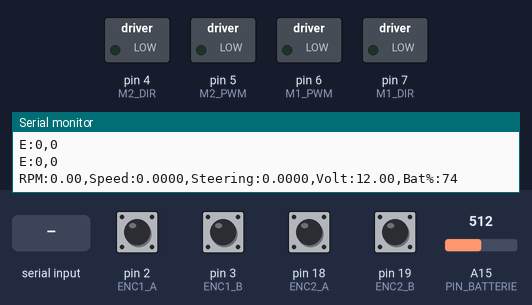
A sketch run on a simulated Arduino Mega 2560, built with avr-gcc and run on an emulated ATmega2560. On the bench: switched loads named in the sketch (green lamp = pin HIGH), the last lines printed to the serial monitor. The test bench sets the inputs (shaded band); at power-on: pin 2 (ENC1_A), pin 3 (ENC1_B), pin 18 (ENC2_A), pin 19 (ENC2_B) HIGH, A15 (PIN_BATTERIE) = 512.

Above: at 1.2 s.
1.3 s: "M:1\n" received over Serial
At 1.46 s:
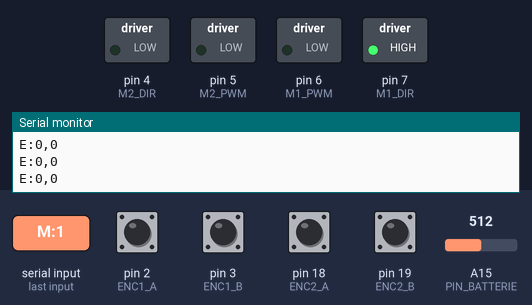
At 2.9 s:
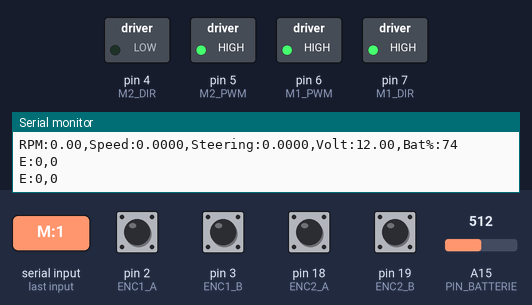
3.2 s: "S90\n" received over Serial
At 4.7 s:
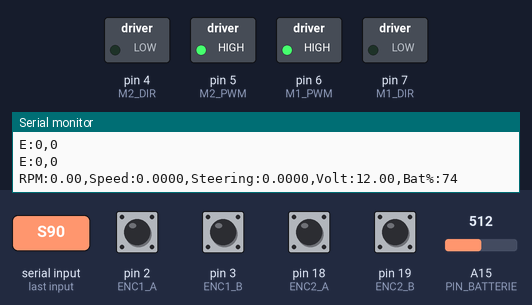
Timing chart, 0 to 6.2 s (numbered marks = the images above; inputs shaded):
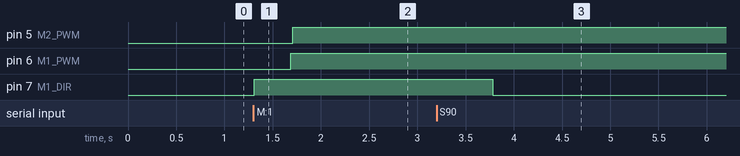

Measured:
- after the input at 1.3 s, pin 5 (M2_PWM): LOW → HIGH after 0.41 s; pin 6 (M1_PWM): LOW → HIGH after 0.39 s; pin 7 (M1_DIR): LOW → HIGH at once
- after the input at 3.2 s, pin 7 (M1_DIR): HIGH → LOW after 0.58 s

The sketch:

motor_controller.ino
```cpp
/*
 * =============================================================================
 * Motor Controller for Real Robot Navigation (Nav2 Compatible)
 * =============================================================================
 *
 * Based on the original mapping controller with these additions:
 *   - Cumulative encoder tick output for ROS2 odometry ("E:<left>,<right>\n")
 *   - Unchanged: PID, battery safety, ramping, kinematics
 *
 * SERIAL PROTOCOL:
 *   Input commands (from ROS2 cmd_vel_to_arduino):
 *     "M<V>:<W>\n"    — Set linear velocity V (m/s) and angular velocity W (rad/s)
 *     "S<V>\n"         — Set linear velocity only (W=0)
 *     "T<W>\n"         — Set angular velocity only (V=0)
 *
 *   Output (to ROS2):
 *     "E:<left_cum_ticks>,<right_cum_ticks>\n"  — Cumulative encoder ticks (every 2 cycles)
 *     "RPM:...,Speed:...,Steering:...,Volt:...,Bat%:...\n" — Debug info (every 10 cycles)
 *
 * =============================================================================
 */

#include <SimpleTimer.h>
SimpleTimer timer;

// --- MOTEURS ---
const int M1_DIR = 7; const int M1_PWM = 6;
const int M2_DIR = 4; const int M2_PWM = 5;

// --- ENCODEURS ---
#define ENC1_A 2
#define ENC1_B 3
#define ENC2_A 18
#define ENC2_B 19

// --- BATTERIE GRAPHENE 3S (CONFIGURÉE) ---
const int PIN_BATTERIE = A15;
const float VOLT_MAX = 12.6;        // 100% (4.2V/cell)
const float VOLT_MIN = 10.2;        // 0% (3.5V/cell)
const float VOLT_STOP = 10;         // Seuil de coupure d'urgence
const float RATIO_CAPTEUR = 4.8;    // Ratio calibré
bool batterie_critique = false;      // Flag de sécurité

// --- GEOMETRIE ROBOT ---
const double RAYON_ROUE = 0.10;
const double ENTRAXE = 0.488;

// --- PARAMETRES PHYSIQUES ---
const int rapport_reducteur = 131;
const int resolution = 64;
const int fe = 128;
const double dt = 1.0 / fe;

// --- PID + FEEDFORWARD ---
double Kp = 6.0; double Ki = 35.0; double Kd = 0.05; double Kf = 2.5;

// --- CIBLES CINEMATIQUES ---
double target_V = 0; double target_W = 0;
double current_V = 0; double current_W = 0;

double accel_V_step = (0.2 / fe);
double decel_V_step = (0.6 / fe);
double accel_W_step = (1.5 / fe);

// Filtre
const double alpha = 0.5;
double rpm1_filtered = 0; double rpm2_filtered = 0;

// Variables PID
double errorSum1 = 0, lastError1 = 0;
double errorSum2 = 0, lastError2 = 0;
volatile long tick1 = 0; volatile long tick2 = 0;
int plotCounter = 0;

// =============================================================================
// AJOUT POUR NAV2: Compteurs d'encodeur CUMULATIFS (jamais remis à zéro)
// Ces valeurs sont envoyées à ROS2 pour le calcul d'odométrie
// =============================================================================
volatile long cum_tick1 = 0;   // Ticks cumulatifs roue gauche
volatile long cum_tick2 = 0;   // Ticks cumulatifs roue droite
int encoderPubCounter = 0;     // Compteur pour fréquence de publication

// --- INTERRUPTIONS (modifiées pour accumuler les ticks cumulatifs) ---
void ISR_Enc1A() {
  if (digitalRead(ENC1_A) == digitalRead(ENC1_B)) { tick1--; cum_tick1--; }
  else { tick1++; cum_tick1++; }
}
void ISR_Enc1B() {
  if (digitalRead(ENC1_A) == digitalRead(ENC1_B)) { tick1++; cum_tick1++; }
  else { tick1--; cum_tick1--; }
}
void ISR_Enc2A() {
  if (digitalRead(ENC2_A) == digitalRead(ENC2_B)) { tick2--; cum_tick2--; }
  else { tick2++; cum_tick2++; }
}
void ISR_Enc2B() {
  if (digitalRead(ENC2_A) == digitalRead(ENC2_B)) { tick2++; cum_tick2++; }
  else { tick2--; cum_tick2--; }
}

void setMotorPWM(int pwm, int pinPWM, int pinDIR) {
  pwm = constrain(pwm, -255, 255);
  if (abs(pwm) < 5) pwm = 0;
  if (pwm >= 0) { digitalWrite(pinDIR, LOW); analogWrite(pinPWM, abs(pwm)); }
  else          { digitalWrite(pinDIR, HIGH); analogWrite(pinPWM, abs(pwm)); }
}

// --- FONCTIONS BATTERIE ---
float lireVoltage() {
  int raw = analogRead(PIN_BATTERIE);
  float v = (raw * 5.0 / 1024.0) * RATIO_CAPTEUR;

  if (v < VOLT_STOP && v > 5.0) {
    batterie_critique = true;
  } else if (v > VOLT_MIN + 0.5) {
    batterie_critique = false;
  }
  return v;
}

int calculerPourcentage(float v) {
  float p = (v - VOLT_MIN) / (VOLT_MAX - VOLT_MIN) * 100.0;
  return constrain((int)p, 0, 100);
}

void boucle_controle() {
  // 1. Lecture Tension et Sécurité
  float vBatCurrent = lireVoltage();
  if (batterie_critique) {
    target_V = 0; target_W = 0;
    current_V = 0; current_W = 0;
    setMotorPWM(0, M1_PWM, M1_DIR);
    setMotorPWM(0, M2_PWM, M2_DIR);
    if (plotCounter % 10 == 0) Serial.println("!!! ALERTE BATTERIE FAIBLE : ARRET !!!");
    return;
  }

  long t1, t2;
  noInterrupts(); t1 = tick1; tick1 = 0; t2 = tick2; tick2 = 0; interrupts();

  // 2. Calcul RPM
  double rpm1_raw = ((double)t1 / dt) * 60.0 / ((double)resolution * (double)rapport_reducteur);
  double rpm2_raw = ((double)t2 / dt) * 60.0 / ((double)resolution * (double)rapport_reducteur);
  rpm1_filtered = (alpha * rpm1_raw) + ((1.0 - alpha) * rpm1_filtered);
  rpm2_filtered = (alpha * rpm2_raw) + ((1.0 - alpha) * rpm2_filtered);

  // 3. RAMPES
  if (abs(target_V) > abs(current_V)) {
      if (current_V < target_V) current_V += accel_V_step;
      else current_V -= accel_V_step;
  } else {
      if (current_V < target_V) current_V += decel_V_step;
      else current_V -= decel_V_step;
  }
  if (abs(current_V - target_V) < decel_V_step) current_V = target_V;

  if (current_W < target_W) current_W += accel_W_step;
  else if (current_W > target_W) current_W -= accel_W_step;
  if (abs(current_W - target_W) < accel_W_step) current_W = target_W;

  // 4. CINEMATIQUE INVERSE
  double v_roue_gauche = current_V - (current_W * ENTRAXE / 2.0);
  double v_roue_droite = current_V + (current_W * ENTRAXE / 2.0);
  double setpointRPM1 = (v_roue_gauche * 60.0) / (2.0 * PI * RAYON_ROUE);
  double setpointRPM2 = (v_roue_droite * 60.0) / (2.0 * PI * RAYON_ROUE);

  // 5. PID MOTEURS
  double output1 = 0;
  if (target_V == 0 && target_W == 0 && abs(rpm1_filtered) < 1.0) {
     errorSum1 = 0; output1 = 0;
  } else {
     double error1 = setpointRPM1 - rpm1_filtered;
     errorSum1 += error1 * dt;
     errorSum1 = constrain(errorSum1, -4.0, 4.0);
     output1 = (Kp * error1) + (Ki * errorSum1) + (Kd * (error1 - lastError1)/dt) + (Kf * setpointRPM1);
     lastError1 = error1;
  }

  double output2 = 0;
  if (target_V == 0 && target_W == 0 && abs(rpm2_filtered) < 1.0) {
     errorSum2 = 0; output2 = 0;
  } else {
     double error2 = setpointRPM2 - rpm2_filtered;
     errorSum2 += error2 * dt;
     errorSum2 = constrain(errorSum2, -4.0, 4.0);
     output2 = (Kp * error2) + (Ki * errorSum2) + (Kd * (error2 - lastError2)/dt) + (Kf * setpointRPM2);
     lastError2 = error2;
  }

  setMotorPWM((int)output1, M1_PWM, M1_DIR);
  setMotorPWM((int)output2, M2_PWM, M2_DIR);

  // =========================================================================
  // 6. PUBLICATION ENCODEURS POUR ROS2 (tous les 2 cycles = 64Hz)
  // =========================================================================
  encoderPubCounter++;
  if (encoderPubCounter >= 2) {
    encoderPubCounter = 0;
    long ct1, ct2;
    noInterrupts(); ct1 = cum_tick1; ct2 = cum_tick2; interrupts();
    Serial.print("E:");
    Serial.print(ct1);
    Serial.print(",");
    Serial.println(ct2);
  }

  // 7. AFFICHAGE DEBUG (toutes les 10 cycles — inchangé)
  plotCounter++;
  if (plotCounter >= 10) {
    plotCounter = 0;
    int pBat = calculerPourcentage(vBatCurrent);
    double avgRPM = (rpm1_filtered + rpm2_filtered) / 2.0;
    double measured_V = (avgRPM * 2.0 * PI * RAYON_ROUE) / 60.0;
    double v_g_mesure = (rpm1_filtered * 2.0 * PI * RAYON_ROUE) / 60.0;
    double v_d_mesure = (rpm2_filtered * 2.0 * PI * RAYON_ROUE) / 60.0;
    double steering_rad_s = (v_d_mesure - v_g_mesure) / ENTRAXE;

    Serial.print("RPM:"); Serial.print(avgRPM);
    Serial.print(",Speed:"); Serial.print(measured_V, 4);
    Serial.print(",Steering:"); Serial.print(steering_rad_s, 4);
    Serial.print(",Volt:"); Serial.print(vBatCurrent, 2);
    Serial.print(",Bat%:"); Serial.println(pBat);
  }
}

void parseCommand(String line) {
  line.toUpperCase();
  if (line.startsWith("S")) { target_V = line.substring(1).toFloat(); target_W = 0; }
  if (line.startsWith("T")) { target_W = line.substring(1).toFloat(); target_V = 0; }
  if (line.startsWith("M")) {
      int separator = line.indexOf(':');
      if (separator != -1) {
        target_V = line.substring(1, separator).toFloat();
        target_W = line.substring(separator+1).toFloat();
      }
  }
}

void readCommands() {
  if (Serial.available()) {
    String line = Serial.readStringUntil('\n');
    line.trim(); if(line.length()>0) parseCommand(line);
  }
}

void setup() {
  Serial.begin(57600);
  pinMode(M1_PWM, OUTPUT); pinMode(M1_DIR, OUTPUT);
  pinMode(M2_PWM, OUTPUT); pinMode(M2_DIR, OUTPUT);
  pinMode(PIN_BATTERIE, INPUT);
  pinMode(ENC1_A, INPUT_PULLUP); pinMode(ENC1_B, INPUT_PULLUP);
  pinMode(ENC2_A, INPUT_PULLUP); pinMode(ENC2_B, INPUT_PULLUP);
  attachInterrupt(digitalPinToInterrupt(ENC1_A), ISR_Enc1A, CHANGE);
  attachInterrupt(digitalPinToInterrupt(ENC1_B), ISR_Enc1B, CHANGE);
  attachInterrupt(digitalPinToInterrupt(ENC2_A), ISR_Enc2A, CHANGE);
  attachInterrupt(digitalPinToInterrupt(ENC2_B), ISR_Enc2B, CHANGE);

  timer.setInterval(1000 / fe, boucle_controle);
  Serial.println("ROBOT PRET - NAV2 + SECURITE BATTERIE ACTIVE.");
}

void loop() { timer.run(); readCommands(); }
```
